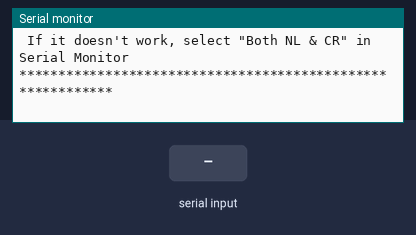
The sketch below on a simulated Arduino Uno, built with avr-gcc and run on an emulated ATmega328P. Parts: the last lines printed to the serial monitor. The inputs (shaded band) are chosen by the test bench.

Above: at 7.2 s.
7.3 s: "1" received over the second serial link
At 8.5 s:
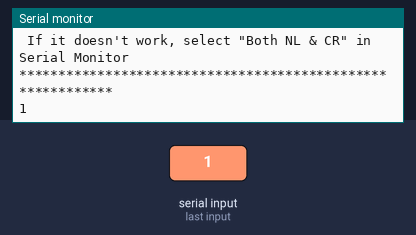
8.8 s: "0" received over the second serial link
At 9.9 s:
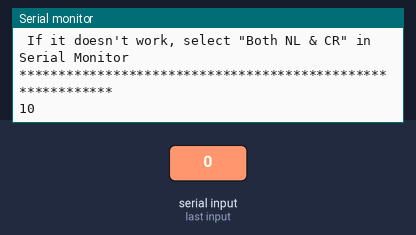

The sketch:

at-debug.ino
```cpp
/**************************************************************
 *
 * HUE CAT ESPAÑA 2023
 * Este ejemplo utiliza la librería SoftwareSerial y TinyGSM para comunicarse con el módem SIM900

 **************************************************************/

// Selecciona tu modem:
 #define TINY_GSM_MODEM_SIM900
// #define TINY_GSM_MODEM_SIM800

// Establecer serial para la consola de depuración (al Monitor Serial, velocidad 115200)
#define SerialMon Serial

// Establecer Serial para comandos AT (al módulo)
// Usar serie de hardware en Mega, Leonardo, Micro
//#define SerialAT Serial1

// or Software Serial on Uno, Nano
#include <SoftwareSerial.h>
SoftwareSerial SerialAT(7, 8); // RX, TX

#define TINY_GSM_DEBUG SerialMon

#include <TinyGsmClient.h>

// Module baud rate
uint32_t rate = 0; // Set to 0 for Auto-Detect

void setup() {
  // Set console baud rate
  SerialMon.begin(115200);
  delay(6000);
}

void loop() {

  if (!rate) {
    rate = TinyGsmAutoBaud(SerialAT);
  }

  if (!rate) {
    SerialMon.println(F("***********************************************************"));
    SerialMon.println(F(" Module does not respond!"));
    SerialMon.println(F("   Check your Serial wiring"));
    SerialMon.println(F("   Check the module is correctly powered and turned on"));
    SerialMon.println(F("***********************************************************"));
    delay(30000L);
    return;
  }

  SerialAT.begin(rate);

  // Access AT commands from Serial Monitor
  SerialMon.println(F("***********************************************************"));
  SerialMon.println(F(" You can now send AT commands"));
  SerialMon.println(F(" Enter \"AT\" (without quotes), and you should see \"OK\""));
  SerialMon.println(F(" If it doesn't work, select \"Both NL & CR\" in Serial Monitor"));
  SerialMon.println(F("***********************************************************"));

  while(true) {
    if (SerialAT.available()) {
      SerialMon.write(SerialAT.read());
    }
    if (SerialMon.available()) {
      SerialAT.write(SerialMon.read());
    }
    delay(0);
  }
}
```

Measured:
- after the input at 7.3 s, the serial monitor: prints a new line at once (image 1)
- after the input at 8.8 s, the serial monitor: prints a new line at once (image 2)
